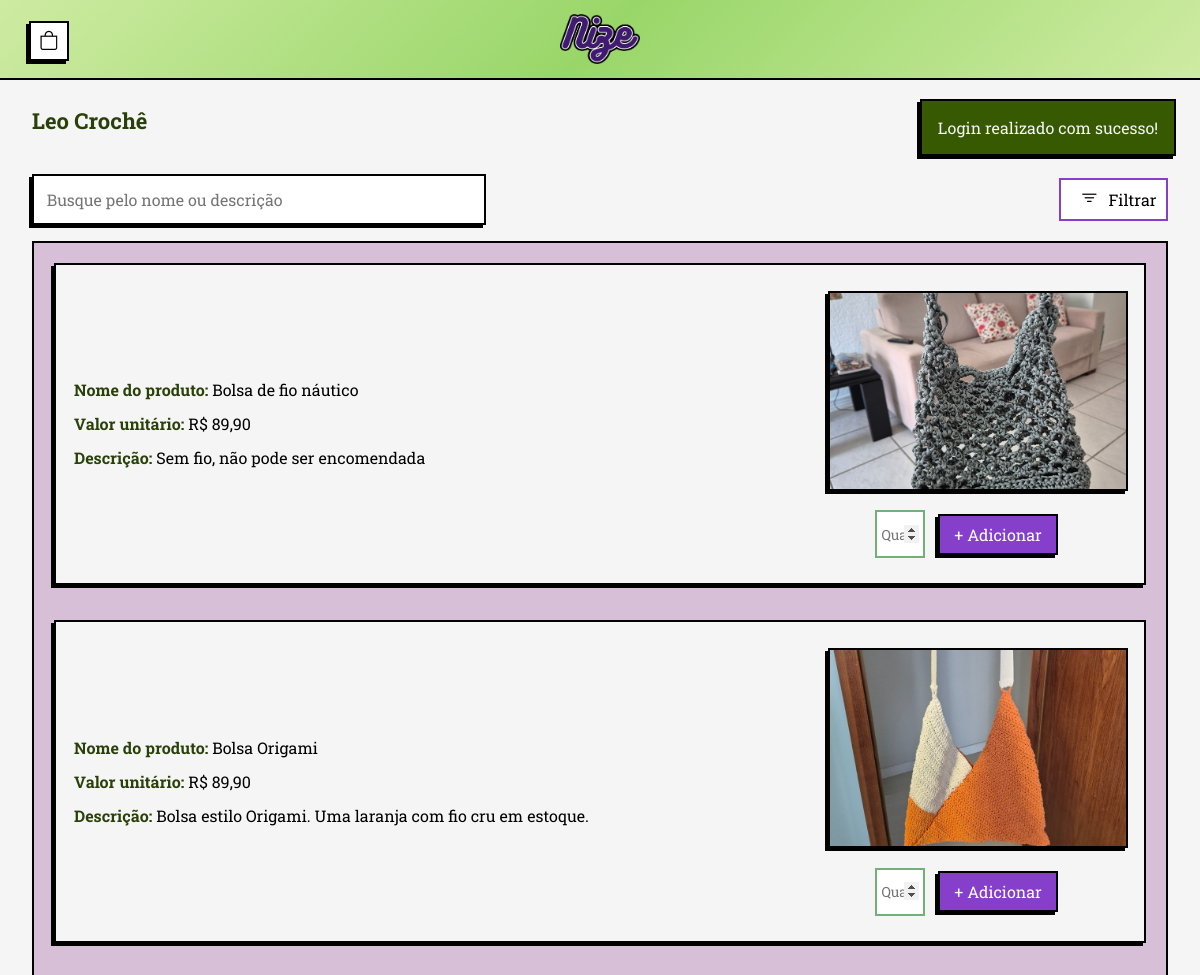
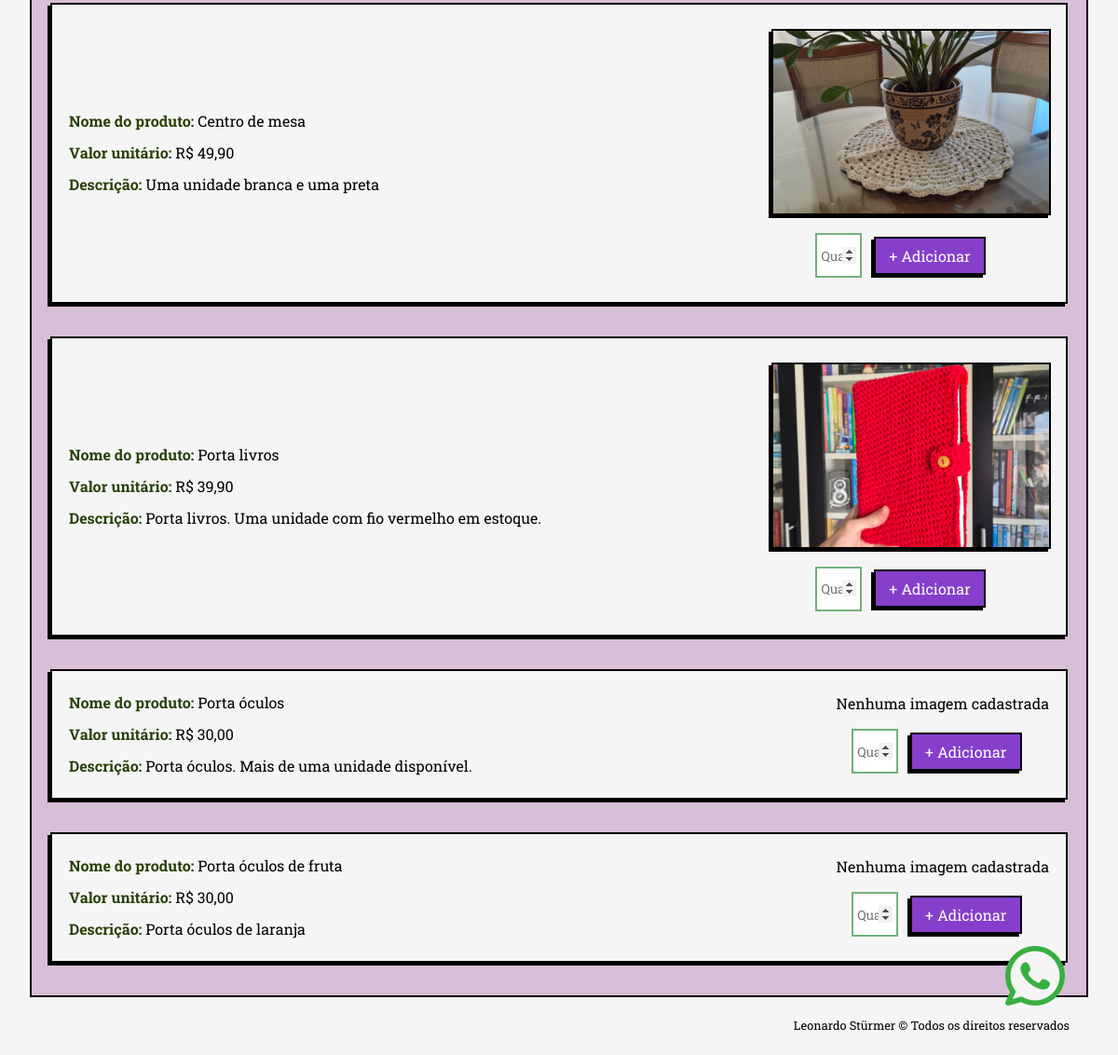
The app's page /php/view/usuario/view_loja.php?loja=leocroche (signed in) with its own data (2 pictures, top to bottom).
### tables this page shows
CREATE TABLE usuario (
            id_usuario INTEGER PRIMARY KEY AUTOINCREMENT NOT NULL,
            login TEXT NOT NULL UNIQUE,
            senha TEXT NOT NULL, 
            nome TEXT NOT NULL,
            nome_loja TEXT NULL,
            aceita_visualizacao INTEGER NULL,
            nome_visualizacao VARCHAR (50) UNIQUE, 
            telefone VARCHAR(20),
            tipo_usuario INTEGER,
            created_at TIMESTAMP NOT NULL DEFAULT CURRENT_TIMESTAMP
    );

CREATE TABLE produtos (
            id_produto INTEGER PRIMARY KEY AUTOINCREMENT NOT NULL,
            id_usuario INTEGER NOT NULL,
            nome TEXT NOT NULL,
            valor_unitario REAL NOT NULL,
            quantidade INTEGER NULL,
            imagem TEXT NULL,
            aceita_encomenda INTEGER NULL,
            descricao TEXT NULL,
            valor_custo REAL NULL,
            aceita_visualizacao INTEGER NULL,
            created_at TIMESTAMP NOT NULL DEFAULT CURRENT_TIMESTAMP,
            FOREIGN KEY (id_usuario) REFERENCES usuario (id_usuario)
    );

### php/persistence/conexaoBanco.class.php (called while the page is built, shortened)
<?php
class ConexaoBanco extends PDO {
    private static $instancia = null;
    public static function getInstancia() {
        if (!isset(self::$instancia)) {
            try {
                $caminhoBanco = __DIR__ . '/nize_database.db';
                $dsn = "sqlite:" . $caminhoBanco;
                self::$instancia = new ConexaoBanco($dsn, null, null);
                self::$instancia->setAttribute(PDO::ATTR_ERRMODE, PDO::ERRMODE_EXCEPTION);
                self::$instancia->setAttribute(PDO::ATTR_DEFAULT_FETCH_MODE, PDO::FETCH_ASSOC);
            } catch (PDOException $e) {
                $msg_erro = urlencode("Erro ao conectar com o banco SQLite: " . $e->getMessage());
                header("location:../view/general/erro.php?msg=" . $msg_erro);
                exit;
            }
        }
        return self::$instancia;
    }
}

### php/dao/usuariodao.class.php (called while the page is built, shortened)
<?php
require_once __DIR__ . '/../persistence/conexaoBanco.class.php';
class UsuarioDAO
{
    private $conexao;
    public function __construct()
    {
        $this->conexao = ConexaoBanco::getInstancia();
    }
    public function buscarId(string $nome_visualizacao)
    {
        try {
            $sql = $this->conexao->prepare("SELECT id_usuario FROM usuario WHERE nome_visualizacao = :nome_visualizacao");
            $sql->bindVAlue(":nome_visualizacao", $nome_visualizacao);
            $sql->execute();
            return $sql->fetchColumn();
        } catch (PDOException $e) {
            echo "Erro ao buscar.";
            exit;
        }
    }
    public function buscarAceitaView($id_usuario)
    {
        try {
            $sql = $this->conexao->prepare("SELECT aceita_visualizacao FROM usuario WHERE id_usuario = ?");
            $sql->execute([$id_usuario]);
            return $sql->fetch(PDO::FETCH_ASSOC);
        } catch (PDOException $e) {
            echo "Erro ao buscar.";
            exit;
        }
    }
    public function buscarNomeLoja($id_usuario)
    {
        try {
            $sql = $this->conexao->prepare("SELECT nome_loja FROM usuario WHERE id_usuario = ?");
            $sql->execute([$id_usuario]);
            return $sql->fetch(PDO::FETCH_ASSOC);
        } catch (PDOException $e) {
            echo "Erro ao buscar.";
            exit;
        }
    }
    public function buscarTelefone($id_usuario)
    {
        try {
            $sql = $this->conexao->prepare("SELECT telefone FROM usuario WHERE id_usuario = ?");
            $sql->execute([$id_usuario]);
            return $sql->fetch(PDO::FETCH_ASSOC);
        } catch (PDOException $e) {
            echo "Erro ao buscar.";
            exit;
        }
    }
}

### php/dao/produtodao.class.php (called while the page is built, shortened)
<?php
require_once __DIR__ . '/../persistence/conexaoBanco.class.php';
class ProdutoDAO{
    private $conexao;
    public function __construct() {
        $this-> conexao = ConexaoBanco::getInstancia();
    }
    public function listarTodosProdutosAbertos($id_usuario) : array {
        try{
            $sql = $this->conexao->prepare("SELECT * FROM produtos WHERE id_usuario = :id_usuario AND aceita_visualizacao = 1 ORDER BY nome COLLATE NOCASE ASC");
            $sql->bindValue(":id_usuario", $id_usuario);
            $sql->execute();
            return $sql->fetchAll(PDO::FETCH_ASSOC);
        } catch (Exception $e){
            $_SESSION['msg'] = "Erro ao listar produtos";
            header("location:../view/produtos/visualizacao_produtos.php");
            exit;
        }
    }
}

### php/view/usuario/view_loja.php (the view, shortened to what this page needs)
<?php
require_once '../../dao/produtodao.class.php';
require_once '../../dao/usuariodao.class.php';
$nome_visualizacao = trim($_GET['loja']);
$produtoDAO = new ProdutoDAO();
$usuarioDAO = new UsuarioDAO();
$id_usuario = (int)$usuarioDAO->buscarId($nome_visualizacao);
$dadosView = $usuarioDAO->buscarAceitaView($id_usuario);
$aceita_visualizacao = $dadosView['aceita_visualizacao'];
$dadosNomeLoja = $usuarioDAO->buscarNomeLoja($id_usuario);
$nome_loja = $dadosNomeLoja['nome_loja'];
$dadosTelefone = $usuarioDAO->buscarTelefone($id_usuario);
$telefone = $dadosTelefone['telefone'];
$lista = $produtoDAO->listarTodosProdutosAbertos($id_usuario);
?>
<!DOCTYPE html>
<html lang="pt-br">
<head>
    <link rel="stylesheet" href="../../../css/normalize.css">
    <link rel="stylesheet" href="../../../css/query.css">
    <link rel="stylesheet" href="../../../css/style.css">
    <link rel="stylesheet" href="../../../css/sidebar.css">
    <link rel="stylesheet" href="https://cdn.jsdelivr.net/npm/bootstrap-icons@1.13.1/font/bootstrap-icons.min.css">
</head>
<body>
    <header id="header-mobile">
        <div class="container-header">
            <a href="#" data-resize-btn-mobile class="btn-menu btn-sacola" title="Esconder/expandir menu">
                <i class="bi bi-bag"></i>
            </a>
            <a href="tela_inicial.php" class="link-logo-header" title="Tela inicial">
                <img src="../../../img/logo/nize_new.png" alt="Nize logotipo" id="logo-header">
            </a>
        </div>
    </header>
    <main class='conteudo-pagina conteudo-loja'>
        <div class="internal-nav">
            <?php
            if (isset($_SESSION["msg"])) {
                echo "<div id='session-msg'>" . $_SESSION['msg'] .  "</div>";
            }
            ?>
            <?php
            if ($aceita_visualizacao === 1): ?>
                <h1 class="nome-loja"><?php echo $nome_loja; ?></h1>
                <div class="internal-nav-inputs">
                    <form onsubmit="return false;" id="form-pesquisa-produtos">
                        <input type="text" id="pesquisa-produtos" placeholder="Busque pelo nome ou descrição " autocomplete="off"></span>
                    </form>
                    <details class="filtros-produtos">
                        <summary><span class="bi bi-filter"></span>Filtrar</summary>
                    </details>
                </div>
        </div>
    <?php endif; ?>
    <div class="lista-produtos">
        <?php if (!empty($lista) && $aceita_visualizacao === 1): ?>
            <?php foreach ($lista as $item): ?>
                <div class="product-view">
                    <div class="texto-produto">
                        <p><strong>Nome do produto:</strong> <?php echo htmlspecialchars(mb_convert_encoding($item['nome'], "UTF-8", "AUTO")); ?></p>
                        <?php if ($item['valor_unitario']) {
                            $valor_unitario = "R$ " . number_format($item['valor_unitario'], 2, ',', '.');
                        } else {
                            $valor_unitario = "Não informado";
                        } ?>
                        <p><strong>Valor unitário:</strong> <?php echo $valor_unitario ?></p>
                        <p class="p-descricao"><strong>Descrição:</strong> <?php echo htmlspecialchars($item['descricao']) ?></p>
                    </div>
                    <div class="product-img-btn">
                        <?php if ($item['imagem']) {
                            echo "<img src='../../persistence/uploads/" . htmlspecialchars($item['imagem']) . "' alt='imagem do produto' class='img-produtos'>";
                        } else {
                            echo "<p class='img-produtos'>Nenhuma imagem cadastrada</p>";
                        } ?>
                        <form action="../../controller/pedidoControle.php" method="get" class="product-btns">
                            <input type="number"  step="1" min="0" onkeydown="return ['Backspace', 'Delete', 'ArrowLeft', 'ArrowRight'].includes(event.key) || !isNaN(Number(event.key))"
                            name="quantidadeVendida" id="quantidadeVendida" class="input-pedido" maxlength="3" placeholder="Quantidade" autocomplete="off">
                            <input type="submit" class="btn-add" value="+ Adicionar">
                        </form>
                    </div>
                </div>
            <?php endforeach; ?>
        <?php else: echo "Nenhum produto cadastrado." ?>
        <?php endif; ?>
    </div>
    <div class="div-btn-wpp">
        <?php if ($aceita_visualizacao === 1 && !empty($telefone)): ?>
            <a href="https://wa.me/<?php echo $telefone; ?>" target="_blank"><img src="../../../img/icons/whatsapp64.png" alt="botão whatsapp"></a>
        <?php endif; ?>
    </div>
    <footer>Leonardo Stürmer &copy; Todos os direitos reservados</footer>
    </main>
</body>
</html>

### css/query.css (style rules this page uses)
@media screen and (max-width: 1280px) { main { margin-top: 1.5em; margin-left: 1em; } }
@media screen and (max-width: 1280px) { main.conteudo-pagina { margin: 3em 0; padding: 2em 2em; } }
@media screen and (max-width: 1280px) { .success-msg, .error-msg { color: whitesmoke; border: 2px solid black; box-shadow: var(--box-shadow); font-size: 16px; position: absolute; top: 3.2em; right: 1.5em; width: fit-content; max-width: 300px; padding: 0.8em 1rem; z-index: 99999; } }
@media screen and (max-width: 1280px) { h1 { font-size: 22px; } }
@media screen and (max-width: 1280px) { .btn-menu { position: fixed; left: 1em; top: 0.5em; } }
@media screen and (max-width: 1280px) { div.product-view .product-btns { margin: auto 0; } }
@media screen and (max-width: 1280px) { div.product-view { padding: 1em; display: flex; flex-direction: row; width: 100%; justify-content: space-between; align-items: center; } }
@media screen and (max-width: 1280px) { div.product-view p { margin: 2px; line-height: 2em; font-size: 16px; } }
@media screen and (max-width: 1280px) { div.product-view > div.product-img-btn > img.img-produtos { align-self: center; width: 300px; height: 200px; } }
@media screen and (max-width: 1280px) { div.texto-produto, div.texto-pedido { max-width: 50%; } }
@media screen and (max-width: 1280px) { input#quantidadeVendida.input-pedido { width: 50px; } }

### css/style.css (style rules this page uses)
.internal-nav { display: inline-block; margin-bottom: 2em 0; gap: 20px; }
.internal-nav-inputs { display: flex; justify-content: space-between; align-items: baseline; margin-bottom: 1em; }
.internal-nav-inputs details { margin-left: 1em; }
.filtros-produtos { border: var(--border-focus-purple); padding: 0.2em 0.6em; background-color: white; }
.filtros-produtos summary { list-style: none; display: flex; align-items: center; }
.filtros-produtos summary span { font-size: 1.2em; margin-right: 0.5em; }
#form-pesquisa-produtos, #form-pesquisa-pedidos, #form-pesquisa-usuarios { position: relative; display: inline-block; margin-top: 0.8em; width: 40%; background-color: white; }
#pesquisa-produtos, #pesquisa-pedidos, #pesquisa-usuarios { border: var(--border); box-shadow: var(--box-shadow); padding: 0.8em; font-size: 16px; width: 100%; }
.lista-produtos, .lista-pedidos { display: flex; flex-wrap: wrap; border: var(--border-thin); padding: 10px; background-color: thistle; justify-content: space-evenly; }
.product-view { display: flex; flex-wrap: wrap; flex-direction: column; overflow-x: hidden; background-color: whitesmoke; border: var(--border); box-shadow: var(--box-shadow); padding: 2rem; margin: 10px; margin-bottom: 25px; box-sizing: border-box; width: 45%; min-height: fit-content; max-height: fit-content; justify-content: space-between; }
div.product-img-btn { display: flex; align-content: center; flex-direction: column; }
div.product-img-btn p { align-self: center; }
div.product-img-btn > img.img-produtos { border: var(--border); box-shadow: var(--box-shadow); margin-left: 10px; margin-bottom: 10px; margin-top: 10px; width: 70%; height: 250px; object-fit: cover; align-self: center; }
.p-descricao { overflow-y: auto; max-height: 150px; scrollbar-width: thin; scrollbar-color: var(--normalPurple); }
.product-btns { display: flex; justify-content: center; align-items: center; margin-top: auto; }
#quantidadeVendida.input-pedido { height: 3rem; width: 10rem; }
details > summary { list-style: none; }
.div-btn-wpp { position: fixed; right: 1em; bottom: 2em; }
.div-btn-wpp > a { background-color: transparent; border: none; box-shadow: none; }

### records on screen
usuario: nome_loja "Leo Crochê"
produtos: nome "Bolsa de fio náutico", valor_unitario "R$ 89,90", descricao "Sem fio, não pode ser encomendada", imagem (picture)
produtos: nome "Bolsa Origami", valor_unitario "R$ 89,90", descricao "Bolsa estilo Origami. Uma laranja com fio cru em estoque.", imagem (picture)
produtos: nome "Centro de mesa", valor_unitario "R$ 49,90", descricao "Uma unidade branca e uma preta", imagem (picture)
produtos: nome "Porta livros", valor_unitario "R$ 39,90", descricao "Porta livros. Uma unidade com fio vermelho em estoque.", imagem (picture)
produtos: nome "Porta óculos", valor_unitario "R$ 30,00", descricao "Porta óculos. Mais de uma unidade disponível.", imagem "Nenhuma imagem cadastrada"
produtos: nome "Porta óculos de fruta", valor_unitario "R$ 30,00", descricao "Porta óculos de laranja", imagem "Nenhuma imagem cadastrada"

### other values on screen
$_SESSION['msg'] "Login realizado com sucesso!"
